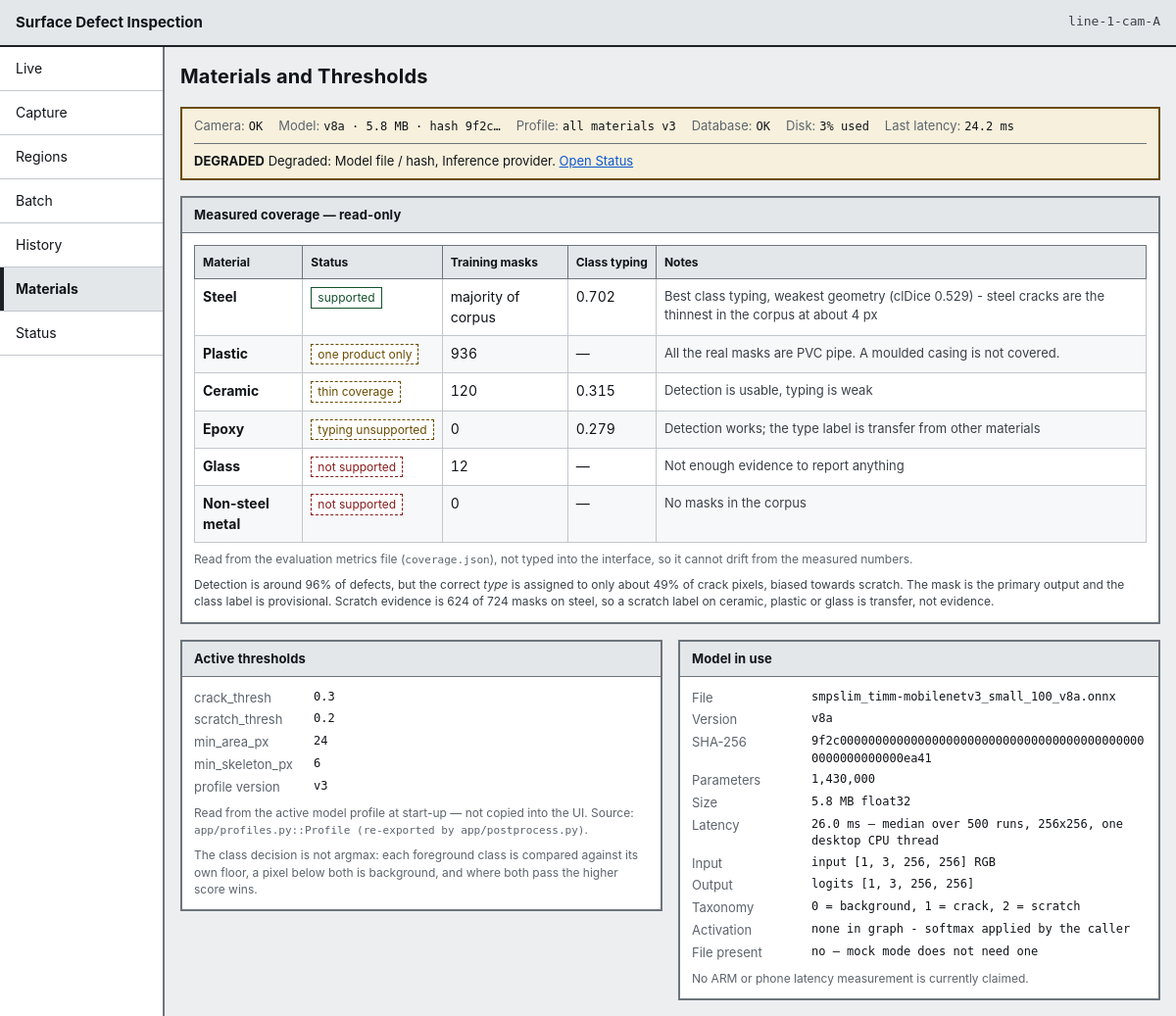
The page /materials on the database its author committed.
### tables this page shows
CREATE TABLE station (
    station_id    INTEGER PRIMARY KEY AUTOINCREMENT,
    station_code  TEXT NOT NULL UNIQUE,
    line_code     TEXT NOT NULL,
    mm_per_pixel  REAL,               -- NULL until the station is calibrated
    camera_status TEXT NOT NULL DEFAULT 'ok',
    created_at    TEXT NOT NULL
);

CREATE TABLE model_version (
    model_version_id INTEGER PRIMARY KEY AUTOINCREMENT,
    file_name        TEXT NOT NULL,
    version          TEXT NOT NULL,
    artefact_sha256  TEXT NOT NULL UNIQUE,
    parameter_count  INTEGER,
    size_mb          REAL,
    precision        TEXT,
    latency_ms       REAL,
    created_at       TEXT NOT NULL,
    is_active        INTEGER NOT NULL DEFAULT 0 CHECK (is_active IN (0, 1))
);

CREATE TABLE inspection (
    inspection_id      INTEGER PRIMARY KEY AUTOINCREMENT,
    station_id         INTEGER NOT NULL REFERENCES station (station_id),
    profile_id         INTEGER NOT NULL REFERENCES profile (profile_id),
    model_version_id   INTEGER NOT NULL REFERENCES model_version (model_version_id),
    material_id        INTEGER REFERENCES material (material_id),
    batch_run_id       INTEGER REFERENCES batch_run (batch_run_id),
    image_sha256       TEXT,
    product_id         TEXT,
    captured_at        TEXT NOT NULL,
    processed_at       TEXT NOT NULL,
    status             TEXT NOT NULL CHECK (status IN (
                           'regions_found', 'clean',
                           'acquisition_failure', 'processing_failure')),
    region_count       INTEGER NOT NULL DEFAULT 0,
    latency_ms         REAL,
    source_image_path  TEXT,
    overlay_image_path TEXT,
    error_code         TEXT,
    error_message      TEXT
);

CREATE TABLE material (
    material_id    INTEGER PRIMARY KEY AUTOINCREMENT,
    material_code  TEXT NOT NULL UNIQUE,
    material_name  TEXT NOT NULL,
    support_status TEXT NOT NULL CHECK (support_status IN (
                       'supported', 'one_product_only', 'thin_coverage',
                       'typing_unsupported', 'not_supported', 'under_evaluation')),
    notes          TEXT
);

CREATE TABLE profile (
    profile_id          INTEGER PRIMARY KEY AUTOINCREMENT,
    material_id         INTEGER REFERENCES material (material_id),
    version_no          INTEGER NOT NULL,
    crack_threshold     REAL NOT NULL,
    scratch_threshold   REAL NOT NULL,
    minimum_area_px     INTEGER NOT NULL,
    minimum_skeleton_px INTEGER NOT NULL,
    created_at          TEXT NOT NULL,
    is_active           INTEGER NOT NULL DEFAULT 0 CHECK (is_active IN (0, 1)),
    UNIQUE (material_id, version_no)
);

### app/routes/pages.py (the view)
@router.get("/materials", response_class=HTMLResponse)
def materials(
    request: Request,
    conn: sqlite3.Connection = Depends(get_db),
    settings: Settings = Depends(settings_dep),
) -> HTMLResponse:
    context = _base_context(request, conn, settings, "materials")
    context.update(
        {
            "materials": material_service.coverage(conn, settings),
            "thresholds": material_service.thresholds(conn),
            "model": material_service.model_info(conn, settings),
            "overall": material_service.overall_metrics(settings),
            "metrics_source": str(settings.metrics_file),
        }
    )
    return _templates(request).TemplateResponse(request, "materials.html", context)

### app/templates/materials.html (shortened to what this page needs)
{% extends "base.html" %}
{% block heading %}Materials and Thresholds{% endblock %}
{% block content %}
<section class="panel" aria-labelledby="coverage-heading">
  <h2 class="panel__title" id="coverage-heading">Measured coverage &mdash; read-only</h2>
  <div class="table-scroll">
    <table class="table">
      <thead>
        <tr>
          <th scope="col">Material</th>
          <th scope="col">Status</th>
          <th scope="col">Training masks</th>
          <th scope="col">Class typing</th>
          <th scope="col">Notes</th>
        </tr>
      </thead>
      <tbody>
        {% for material in materials %}
        <tr>
          <th scope="row">{{ material.material_name }}</th>
          <td><span class="status status--support-{{ material.support_status }}">{{ material.support_label }}</span></td>
          <td class="num">{{ material.training_masks_display }}</td>
          <td class="num">{% if material.class_typing is not none %}{{ material.class_typing }}{% else %}&mdash;{% endif %}</td>
          <td class="cell-notes">{{ material.notes }}</td>
        </tr>
        {% endfor %}
      </tbody>
    </table>
  </div>
  <p class="note note--quiet">
    Read from the evaluation metrics file (<span class="mono">{{ metrics_source|split_last }}</span>), not typed into the interface,
    so it cannot drift from the measured numbers.
  </p>
  {% if overall %}
  <p class="note">
    Detection is around {{ (overall.detection_rate * 100)|round|int }}% of defects, but the correct
    <em>type</em> is assigned to only about {{ (overall.crack_pixel_typing * 100)|round|int }}% of crack pixels,
    biased towards {{ overall.typing_bias }}. The mask is the primary output and the class label is provisional.
    Scratch evidence is {{ overall.scratch_evidence_steel_masks }} of {{ overall.scratch_evidence_total_masks }} masks on steel,
    so a scratch label on ceramic, plastic or glass is transfer, not evidence.
  </p>
  {% endif %}
</section>
<div class="two-column">
  <section class="panel" aria-labelledby="thresholds-heading">
    <h2 class="panel__title" id="thresholds-heading">Active thresholds</h2>
    <dl class="datalist datalist--mono">
      <dt>crack_thresh</dt><dd>{{ thresholds.stored.crack_threshold }}</dd>
      <dt>scratch_thresh</dt><dd>{{ thresholds.stored.scratch_threshold }}</dd>
      <dt>min_area_px</dt><dd>{{ thresholds.stored.minimum_area_px }}</dd>
      <dt>min_skeleton_px</dt><dd>{{ thresholds.stored.minimum_skeleton_px }}</dd>
      <dt>profile version</dt><dd>v{{ thresholds.stored.version_no }}</dd>
    </dl>
    <p class="note note--quiet">
      Read from the active model profile at start-up &mdash; not copied into the UI.
      Source: <span class="mono">{{ thresholds.source }}</span>.
    </p>
    <p class="note note--quiet">
      The class decision is not argmax: each foreground class is compared against its own floor,
      a pixel below both is background, and where both pass the higher score wins.
    </p>
  </section>
  <section class="panel" aria-labelledby="model-heading">
    <h2 class="panel__title" id="model-heading">Model in use</h2>
    <dl class="datalist datalist--mono">
      <dt>File</dt><dd class="break">{{ model.file_name }}</dd>
      <dt>Version</dt><dd>{{ model.version }}</dd>
      <dt>SHA-256</dt><dd class="break">{{ model.artefact_sha256 }}</dd>
      <dt>Parameters</dt><dd>{{ model.parameter_count|number }}</dd>
      <dt>Size</dt><dd>{{ model.size_mb }} MB {{ model.precision }}</dd>
      <dt>Latency</dt><dd>{{ model.latency_ms }} ms &mdash; {{ model.latency_conditions }}</dd>
      <dt>Input</dt><dd>{{ model.input_name }} {{ model.input_shape }} {{ model.channel_order }}</dd>
      <dt>Output</dt><dd>{{ model.output_name }} {{ model.output_shape }}</dd>
      <dt>Taxonomy</dt><dd>{{ model.output_taxonomy|join(", ") }}</dd>
      <dt>Activation</dt><dd>{{ model.activation }}</dd>
      <dt>File present</dt><dd>{% if model.file_present %}yes &mdash; verified at load{% else %}no &mdash; mock mode does not need one{% endif %}</dd>
    </dl>
    <p class="note note--quiet">{{ model.arm_note }}</p>
  </section>
</div>
{% endblock %}

### app/templates/base.html (shortened to what this page needs)
<!DOCTYPE html>
<html lang="en">
<head>
  <link rel="stylesheet" href="/static/css/base.css">
  <link rel="stylesheet" href="/static/css/layout.css">
  <link rel="stylesheet" href="/static/css/components.css">
  <link rel="stylesheet" href="/static/css/responsive.css">
</head>
<body data-screen="{{ active }}">
  <header class="app-bar">
    <span class="app-bar__title">{{ app_title }}</span>
    <span class="app-bar__station" title="Station">{{ station }}</span>
  </header>
  <div class="shell">
    {% include "partials/navigation.html" %}
    <main id="main" class="main" tabindex="-1">
      <div class="page-header">
        <h1 class="page-header__title">{% block heading %}{% endblock %}</h1>
      </div>
      {% if health is defined %}{% include "partials/health_strip.html" %}{% endif %}
      {% block content %}{% endblock %}
    </main>
  </div>
</body>
</html>

### app/templates/partials/health_strip.html (shortened to what this page needs)
<section class="strip strip--{{ health.overall }}" aria-label="Station health">
  <ul class="strip__items">
    <li class="strip__item">
      <span class="strip__key">Camera</span>
      <span class="strip__value">{{ health.camera.state_label }}</span>
    </li>
    <li class="strip__item">
      <span class="strip__key">Model</span>
      <span class="strip__value">{{ health.model_version }}{% if health.model_size_mb %} &middot; {{ health.model_size_mb }} MB{% endif %} &middot; hash {{ health.model_sha_short }}</span>
    </li>
    <li class="strip__item">
      <span class="strip__key">Profile</span>
      <span class="strip__value">{{ health.profile_label }}{% if health.profile_version %} v{{ health.profile_version }}{% endif %}</span>
    </li>
    <li class="strip__item">
      <span class="strip__key">Database</span>
      <span class="strip__value">{{ health.database.state_label }}</span>
    </li>
    <li class="strip__item">
      <span class="strip__key">Disk</span>
      <span class="strip__value">{{ health.disk_value or health.disk.state_label }}</span>
    </li>
    <li class="strip__item">
      <span class="strip__key">Last latency</span>
      <span class="strip__value">{% if health.latency_ms %}{{ health.latency_ms }} ms{% else %}&mdash;{% endif %}</span>
    </li>
  </ul>
  {% if health.overall != "ok" %}
  <p class="strip__alert">
    <strong>{{ health.overall_label }}</strong>
    {% if health.degraded %}Degraded: {{ health.degraded|join(", ") }}.{% endif %}
    <a href="/status">Open Status</a>
  </p>
  {% endif %}
</section>

### app/static/css/base.css (style rules this page uses)
:root { --ink: #111418; --ink-2: #3b4149; --ink-3: #5d646d; --paper: #ffffff; --bg: #eceef0; --panel-head: #e4e7ea; --line: #6d747c; --line-soft: #c2c7cd; --line-hard: #1d2126; --crack: #c62828; --scratch: #1565c0; --alert: #8a1c1c; --alert-bg: #f6e9e9; --warn: #6b4c00; --warn-bg: #f7f0dc; --ok: #14532d; --ok-bg: #e9f1ea; --focus: #0b57d0; --sp-1: 4px; --sp-2: 8px; --sp-3: 12px; --sp-4: 16px; --sp-5: 24px; --sp-6: 32px; --touch: 44px; --font: -apple-system, BlinkMacSystemFont, "Segoe UI", Roboto, "Helvetica Neue", Arial, sans-serif; --mono: ui-monospace, "DejaVu Sans Mono", "SFMono-Regular", Menlo, Consolas, monospace; }
*, *::before, *::after { box-sizing: border-box; }
html { -webkit-text-size-adjust: 100%; }
body { margin: 0; background: var(--bg); color: var(--ink); font-family: var(--font); font-size: 15px; line-height: 1.45; }
h1, h2, h3 { margin: 0; font-weight: 700; letter-spacing: 0.01em; }
h1 { font-size: 20px; }
h2 { font-size: 15px; }
p { margin: 0 0 var(--sp-3); }
p:last-child { margin-bottom: 0; }
a { color: var(--focus); }
code, .mono { font-family: var(--mono); font-size: 0.92em; }
.break { word-break: break-all; }
.num { text-align: right; font-variant-numeric: tabular-nums; }

### app/static/css/layout.css (style rules this page uses)
.app-bar { display: flex; justify-content: space-between; align-items: center; gap: var(--sp-3); background: var(--panel-head); border-bottom: 2px solid var(--line-hard); padding: var(--sp-3) var(--sp-4); }
.app-bar__title { font-weight: 700; font-size: 15px; }
.app-bar__station { font-family: var(--mono); font-size: 13px; color: var(--ink-2); }
.shell { display: grid; grid-template-columns: 168px minmax(0, 1fr); align-items: start; min-height: calc(100vh - 49px); }
.main { padding: var(--sp-4); min-width: 0; display: flex; flex-direction: column; gap: var(--sp-4); }
.page-header { display: flex; flex-wrap: wrap; gap: var(--sp-3); justify-content: space-between; align-items: center; }
.two-column { display: grid; grid-template-columns: repeat(auto-fit, minmax(320px, 1fr)); gap: var(--sp-4); align-items: start; }

### app/static/css/components.css (style rules this page uses)
.panel { background: var(--paper); border: 2px solid var(--line); padding: var(--sp-3); }
.panel__title { margin: calc(var(--sp-3) * -1) calc(var(--sp-3) * -1) var(--sp-3); padding: var(--sp-2) var(--sp-3); background: var(--panel-head); border-bottom: 1px solid var(--line); font-size: 13px; text-transform: none; }
.strip { background: var(--paper); border: 2px solid var(--line); padding: var(--sp-2) var(--sp-3); font-size: 13px; }
.strip--warning { border-color: var(--warn); background: var(--warn-bg); }
.strip__items { list-style: none; margin: 0; padding: 0; display: flex; flex-wrap: wrap; gap: var(--sp-2) var(--sp-4); }
.strip__item { display: flex; gap: var(--sp-1); align-items: baseline; }
.strip__key { color: var(--ink-3); }
.strip__key::after { content: ":"; }
.strip__value { font-family: var(--mono); font-size: 12px; }
.strip__alert { margin: var(--sp-2) 0 0; padding-top: var(--sp-2); border-top: 1px solid var(--line); }
.table-scroll { overflow-x: auto; }
.table { width: 100%; border-collapse: collapse; font-size: 14px; }
.table th, .table td { border: 1px solid var(--line-soft); padding: var(--sp-2); text-align: left; vertical-align: top; }
.table thead th { background: var(--panel-head); border-color: var(--line); font-size: 12px; white-space: nowrap; }
.table tbody tr:nth-child(even) { background: #f7f8f9; }
.cell-notes { color: var(--ink-2); font-size: 13px; }
.status { display: inline-block; padding: 1px 6px; border: 1px solid var(--line); background: var(--paper); font-size: 12px; white-space: nowrap; }
.status--support-supported { border-color: var(--ok); color: var(--ok); }
.status--support-one_product_only, .status--support-thin_coverage, .status--support-typing_unsupported { border-color: var(--warn); color: var(--warn); border-style: dashed; }
.status--support-not_supported { border-color: var(--alert); color: var(--alert); border-style: dashed; }
.datalist { display: grid; grid-template-columns: minmax(110px, auto) minmax(0, 1fr); gap: var(--sp-1) var(--sp-3); margin: 0; font-size: 13px; }
.datalist dt { color: var(--ink-3); }
.datalist dd { margin: 0; }
.datalist--mono dd { font-family: var(--mono); font-size: 12px; }
.note { font-size: 12px; color: var(--ink-2); margin: var(--sp-2) 0 0; }
.note--quiet { color: var(--ink-3); }

### rows shown on the page
station: station_code "line-1-cam-A"
model_version: model_version "v8a", model_size_mb "5.8", file_name "smpslim_timm-mobilenetv3_small_100_v8a.onnx", version "v8a", artefact_sha256 "9f2c00000000000000000000000000000000000000000000000000000000ea41", parameter_count|number "1,430,000", size_mb "5.8", precision "float32", latency_ms "26.0"
inspection: latency_ms "24.2"
material: material_name "Steel", support_label "supported", training_masks_display "majority of corpus", class_typing "0.702", notes "Best class typing, weakest geometry (clDice 0.529) - steel cracks are the thinnest in the corpus at about 4 px"
material: material_name "Plastic", support_label "one product only", training_masks_display "936", notes "All the real masks are PVC pipe. A moulded casing is not covered."
material: material_name "Ceramic", support_label "thin coverage", training_masks_display "120", class_typing "0.315", notes "Detection is usable, typing is weak"
material: material_name "Epoxy", support_label "typing unsupported", training_masks_display "0", class_typing "0.279", notes "Detection works; the type label is transfer from other materials"
material: material_name "Glass", support_label "not supported", training_masks_display "12", notes "Not enough evidence to report anything"
material: material_name "Non-steel metal", support_label "not supported", training_masks_display "0", notes "No masks in the corpus"
profile: stored.crack_threshold "0.3", stored.scratch_threshold "0.2", stored.minimum_area_px "24", stored.minimum_skeleton_px "6", stored.version_no "3"

### other values the page prints
{{ app_title }} "Surface Defect Inspection"
{{ item.label }} "Live" "Capture" "Regions" "Batch" "History" "Materials" "Status"
{{ health.camera.state_label }} "OK"
{{ health.model_sha_short }} "9f2c…"
{{ health.profile_label }} "all materials"
{{ health.profile_version }} "3"
{{ health.database.state_label }} "OK"
{{ health.disk_value or health.disk.state_label }} "3% used"
{{ health.overall_label }} "DEGRADED"
{{ health.degraded|join(", ") }} "Model file / hash, Inference provider"
{{ metrics_source|split_last }} "coverage.json"
{{ (overall.detection_rate * 100)|round|int }} "96"
{{ (overall.crack_pixel_typing * 100)|round|int }} "49"
{{ overall.typing_bias }} "scratch"
{{ overall.scratch_evidence_steel_masks }} "624"
